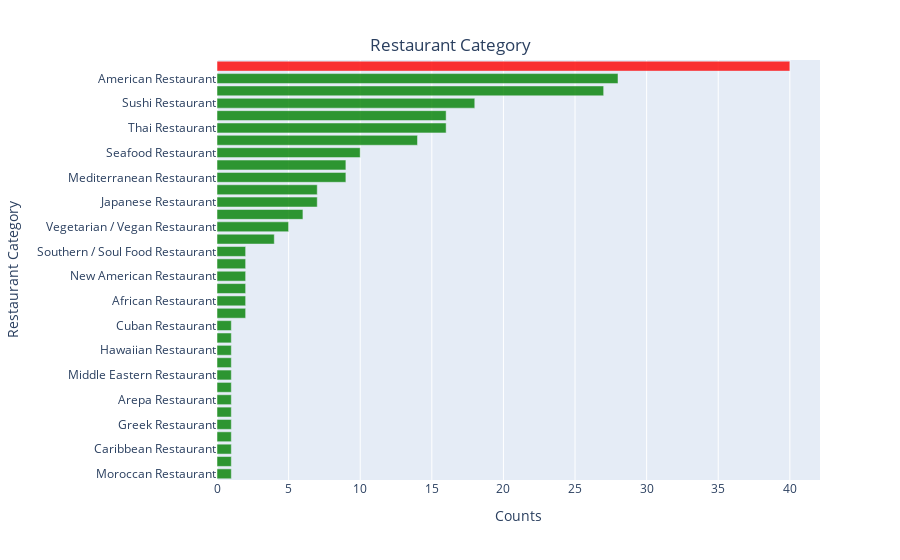

Notebook source saved alongside this figure:
### Code cell
# visualize the restaurants using barchart
import plotly.express as px 
df = restaurant_category.sort_values(by="Counts", ascending=True, ignore_index=True)

fig = px.bar(df, x="Counts", y="Restaurant Category", orientation='h') 

fig.update_layout(
    title={
        'text': "Restaurant Category",
        'y':0.93,
        'x':0.5,
        'xanchor': 'center',
        'yanchor': 'top'})

colors = ['green', ] * df["Counts"].count()
colors[int(df[df["Counts"] == max(df["Counts"])].index[0])] = 'red'
fig.update_traces(marker=dict(color=colors, opacity=0.8))

fig.show()

### Figure 1 — Plotly figure (JSON) as saved in the notebook; plotly's stock layout.template omitted (floating-point values rounded to 4 significant figures)
{"data": [{"alignmentgroup": "True", "hovertemplate": "Counts=%{x}<br>Restaurant Category=%{y}<extra></extra>", "legendgroup": "", "marker": {"color": ["green", "green", "green", "green", "green", "green", "green", "green", "green", "green", "green", "green", "green", "green", "green", "green", "green", "green", "green", "green", "green", "green", "green", "green", "green", "green", "green", "green", "green", "green", "green", "green", "green", "red"], "opacity": 0.8}, "name": "", "offsetgroup": "", "orientation": "h", "showlegend": false, "textposition": "auto", "type": "bar", "x": [1, 1, 1, 1, 1, 1, 1, 1, 1, 1, 1, 1, 1, 2, 2, 2, 2, 2, 2, 4, 5, 6, 7, 7, 9, 9, 10, 14, 16, 16, 18, 27, 28, 40], "xaxis": "x", "y": ["Moroccan Restaurant", "Szechuan Restaurant", "Caribbean Restaurant", "Portuguese Restaurant", "Greek Restaurant", "Indian Chinese Restaurant", "Arepa Restaurant", "Tapas Restaurant", "Middle Eastern Restaurant", "Indian Restaurant", "Hawaiian Restaurant", "Ramen Restaurant", "Cuban Restaurant", "Spanish Restaurant", "African Restaurant", "Filipino Restaurant", "New American Restaurant", "Peruvian Restaurant", "Southern / Soul Food Restaurant", "French Restaurant", "Vegetarian / Vegan Restaurant", "Asian Restaurant", "Japanese Restaurant", "Vietnamese Restaurant", "Mediterranean Restaurant", "Chinese Restaurant", "Seafood Restaurant", "Restaurant", "Thai Restaurant", "Fast Food Restaurant", "Sushi Restaurant", "Italian Restaurant", "American Restaurant", "Mexican Restaurant"], "yaxis": "y"}], "layout": {"barmode": "relative", "legend": {"tracegroupgap": 0}, "margin": {"t": 60}, "title": {"text": "Restaurant Category", "x": 0.5, "xanchor": "center", "y": 0.93, "yanchor": "top"}, "xaxis": {"anchor": "y", "domain": [0, 1], "title": {"text": "Counts"}}, "yaxis": {"anchor": "x", "domain": [0, 1], "title": {"text": "Restaurant Category"}}}}
